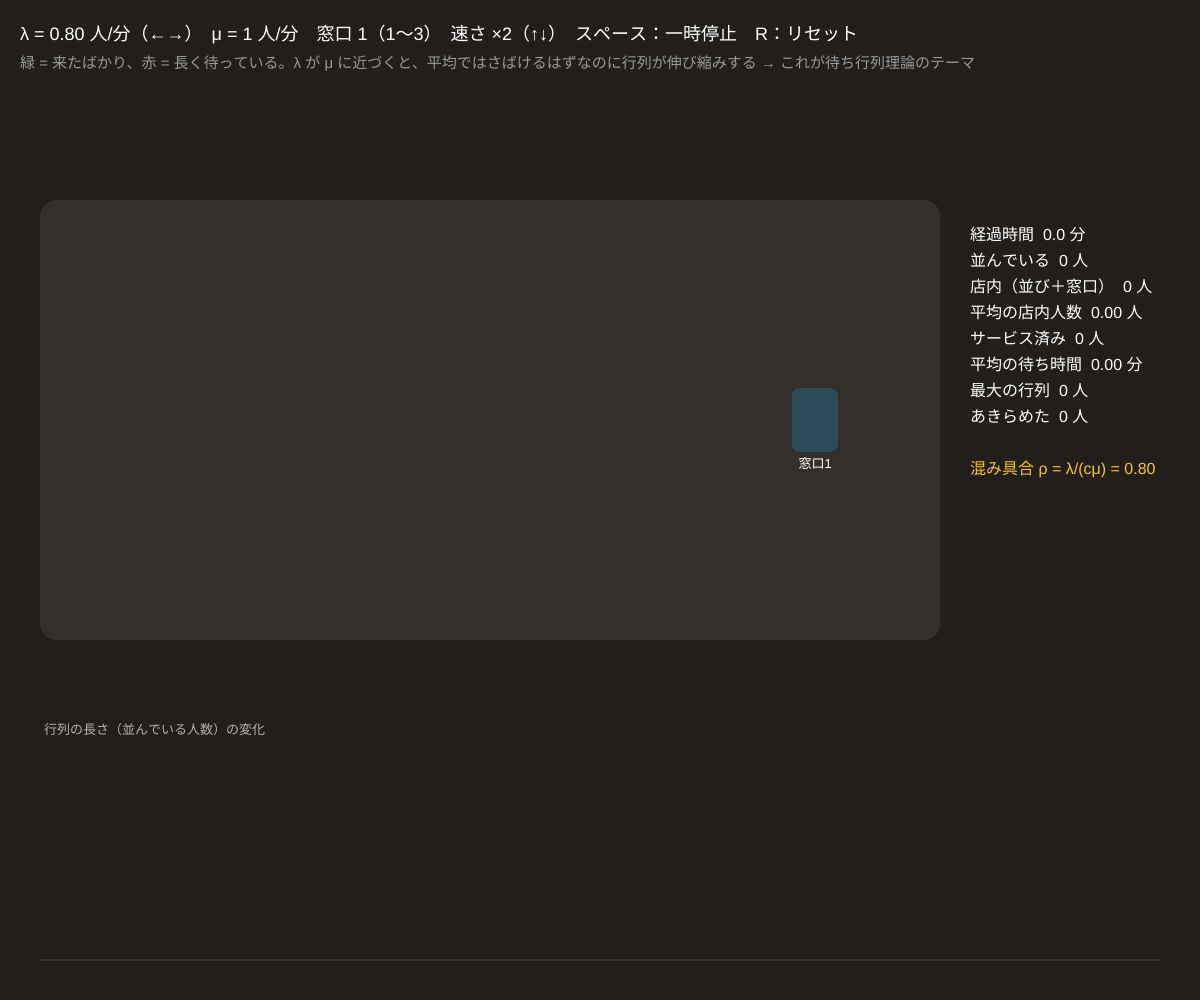
Frame 1 (no input)
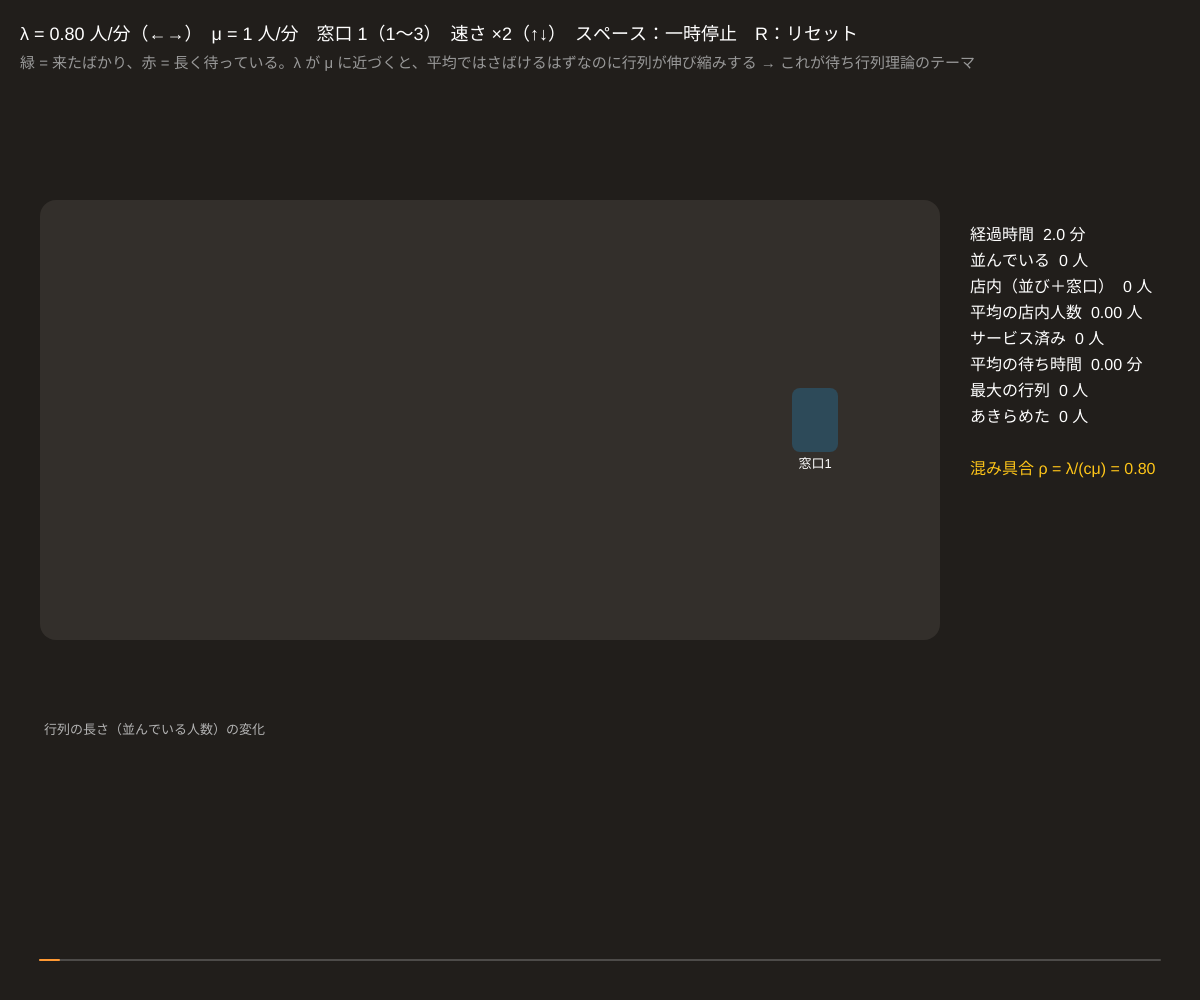
Frame 60 (no input)
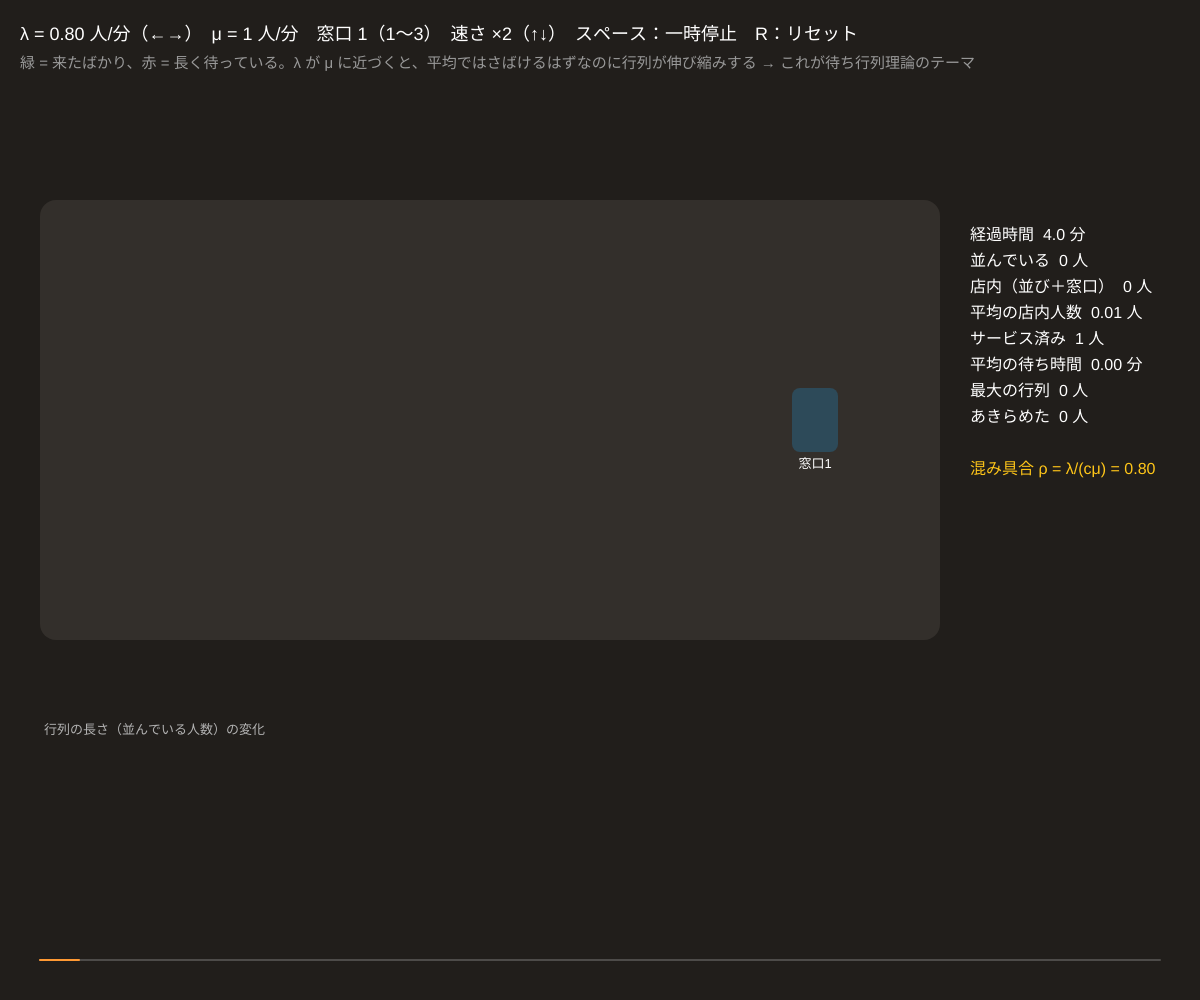
Frame 120 (the mouse pressed at the canvas centre since frame 60)

The p5.js sketch that drew these frames (run headless with seeded random() and noise() and a simulated clock; from frame 60 on, the mouse is pressed at the canvas centre):

// p5.js sketch
// ── sketch.js
// ============================================
// 00 行列を観察する
// お店に客がランダムにやってきて、窓口で 1 人ずつサービスを受けて帰っていく
//   行列の長さと待ち時間は「平均の到着の速さ λ」と「1 窓口の平均のサービスの速さ μ」で決まる。まずはじっくり眺めよう
// ↑↓ = 時間の速さ / ←→ = 到着の速さ λ / 1・2・3 = 窓口の数 / スペース = 一時停止 / R = リセット
// ============================================

let lambda = 0.8;      // ★ 1 分あたりの平均到着人数
let mu = 1.0;          // ★ 1 つの窓口が 1 分あたりにさばく平均人数
let nDesk = 1;         // 窓口の数
let speed = 2;         // ★ シミュレーションの速さ（1 秒で何分進むか）
let maxLine = 120;     // ★ これ以上並んでいたら入店をあきらめる
let paused = false;
let simT, nextArr;
let people = [];       // 画面に出ている客 {arr, start, end, state, x, y, tx, ty}
let desks = [];        // 窓口ごとにサービス中の客（いなければ null）
let waitLine = [];     // 並んでいる客（先頭が [0]）
let served, sumWait, maxQ, balked, areaN, lenRec;

function setup() {
  createCanvas(windowWidth, windowHeight);
  colorMode(HSB, 360, 100, 100, 100);
  resetAll();
}

function resetAll() {
  simT = 0; nextArr = expRand(lambda);
  people = []; waitLine = []; desks = [];
  for (let i = 0; i < nDesk; i++) desks.push(null);
  served = 0; sumWait = 0; maxQ = 0; balked = 0; areaN = 0; lenRec = [];
}

function deskPos(i) { return { x: width * 0.66, y: height * 0.42 + (i - (nDesk - 1) / 2) * 90 }; }
function linePos(i) { return { x: width * 0.58 - i * 28, y: height * 0.42 + (i > 0 ? sin(i * 0.9) * 3 : 0) }; }

// ★ 1 つの事件（到着・サービス終了）ずつ時間を進める
function advance(tEnd) {
  while (true) {
    let tDone = Infinity, di = -1;
    for (let i = 0; i < nDesk; i++) if (desks[i] && desks[i].end < tDone) { tDone = desks[i].end; di = i; }
    let tn = min(nextArr, tDone);
    if (tn > tEnd) break;
    areaN += inSystem() * (tn - simT);
    simT = tn;
    if (nextArr <= tDone) {                                   // 到着
      nextArr = simT + expRand(lambda);
      if (waitLine.length >= maxLine) { balked++; continue; }
      let p = { arr: simT, start: -1, end: -1, state: 'wait', x: -20, y: height * 0.42, tx: 0, ty: 0 };
      people.push(p); waitLine.push(p);
    } else {                                                  // サービス終了
      desks[di].state = 'done'; desks[di] = null; served++;
    }
    // 空いた窓口に先頭の客を入れる
    for (let i = 0; i < nDesk; i++) {
      if (!desks[i] && waitLine.length > 0) {
        let p = waitLine.shift();
        p.start = simT; p.end = simT + expRand(mu); p.state = 'serve'; p.desk = i;
        desks[i] = p; sumWait += p.start - p.arr;
      }
    }
    maxQ = max(maxQ, waitLine.length);
  }
  areaN += inSystem() * (tEnd - simT);
  simT = tEnd;
}
function inSystem() { let n = waitLine.length; for (let d of desks) if (d) n++; return n; }

function draw() {
  background(30, 20, 13);
  if (!paused) advance(simT + speed / 60);
  if (frameCount % 3 === 0 && !paused) { lenRec.push(waitLine.length); if (lenRec.length > width - 80) lenRec.shift(); }

  // 店（床と窓口）
  noStroke();
  fill(30, 15, 20); rect(40, height * 0.2, width * 0.75, height * 0.44, 16);
  for (let i = 0; i < nDesk; i++) {
    let d = deskPos(i);
    fill(200, 50, desks[i] ? 70 : 35); rect(d.x, d.y - 32, 46, 64, 8);
    fill(0, 0, 100); textSize(13); textAlign(CENTER, CENTER); text('窓口' + (i + 1), d.x + 23, d.y + 44); textAlign(LEFT, BASELINE);
    if (desks[i]) {  // 残りのサービス時間のバー
      let p = desks[i], f = constrain((simT - p.start) / max(p.end - p.start, 1e-6), 0, 1);
      fill(0, 0, 100, 25); rect(d.x + 52, d.y - 30, 8, 60, 3);
      fill(140, 70, 95); rect(d.x + 52, d.y + 30 - 60 * f, 8, 60 * f, 3);
    }
  }
  // 客の目標位置を決めて、なめらかに動かす
  for (let i = 0; i < waitLine.length; i++) { let q = linePos(i); waitLine[i].tx = q.x; waitLine[i].ty = q.y; }
  for (let p of people) {
    if (p.state === 'serve') { let d = deskPos(p.desk); p.tx = d.x - 22; p.ty = d.y; }
    if (p.state === 'done') { p.tx = width + 40; p.ty = height * 0.42; }
    p.x += (p.tx - p.x) * 0.25; p.y += (p.ty - p.y) * 0.25;
    let w = (p.start < 0 ? simT : p.start) - p.arr;           // 待った時間で色を変える
    fill(constrain(140 - w * 25, 0, 140), 70, 95, p.state === 'done' ? 50 : 100);
    circle(p.x, p.y, 20);
  }
  people = people.filter((p) => !(p.state === 'done' && p.x > width + 20));

  // 行列の長さの時間変化
  let gy = height - 40, gh = height * 0.22;
  stroke(0, 0, 100, 20); line(40, gy, width - 40, gy);
  noFill(); stroke(30, 80, 100); strokeWeight(2);
  beginShape();
  for (let i = 0; i < lenRec.length; i++) vertex(40 + i, gy - min(lenRec[i] * 6, gh));
  endShape();
  noStroke(); fill(0, 0, 70); textSize(13); text('行列の長さ（並んでいる人数）の変化', 44, gy - gh - 6);

  // 数字のパネル
  let px = width * 0.8 + 10, py = height * 0.24;
  let rho = lambda / (nDesk * mu);
  fill(0, 0, 100); textSize(16);
  let rows = ['経過時間  ' + nf(simT, 1, 1) + ' 分', '並んでいる  ' + waitLine.length + ' 人', '店内（並び＋窓口）  ' + inSystem() + ' 人',
    '平均の店内人数  ' + nf(areaN / max(simT, 1e-6), 1, 2) + ' 人', 'サービス済み  ' + served + ' 人', '平均の待ち時間  ' + nf(sumWait / max(served + nBusy(), 1), 1, 2) + ' 分',
    '最大の行列  ' + maxQ + ' 人', 'あきらめた  ' + balked + ' 人', '', '混み具合 ρ = λ/(cμ) = ' + nf(rho, 1, 2)];
  for (let i = 0; i < rows.length; i++) { if (i === 9) fill(rho >= 1 ? color(0, 80, 100) : color(45, 90, 100)); text(rows[i], px, py + i * 26); }

  fill(0, 0, 100); textSize(18);
  text('λ = ' + nf(lambda, 1, 2) + ' 人/分（←→）　μ = ' + mu + ' 人/分　窓口 ' + nDesk + '（1〜3）　速さ ×' + speed + '（↑↓）　' + (paused ? '一時停止中（スペース）' : 'スペース：一時停止') + '　R：リセット', 20, 40);
  fill(0, 0, 60); textSize(15);
  text('緑 = 来たばかり、赤 = 長く待っている。λ が μ に近づくと、平均ではさばけるはずなのに行列が伸び縮みする → これが待ち行列理論のテーマ', 20, 68);
}
function nBusy() { let n = 0; for (let d of desks) if (d) n++; return n; }

function keyPressed() {
  if (key === UP_ARROW) speed = min(32, speed * 2);
  if (key === DOWN_ARROW) speed = max(0.25, speed / 2);
  if (key === RIGHT_ARROW) lambda = min(3, lambda + 0.1);
  if (key === LEFT_ARROW) lambda = max(0.1, lambda - 0.1);
  if (key === '1' || key === '2' || key === '3') { nDesk = int(key); resetAll(); }
  if (key === ' ') paused = !paused;
  if (key === 'r' || key === 'R') resetAll();
  lambda = round(lambda * 10) / 10;
}

// ---------- やってみよう ----------
// 1. λ = 0.5, 0.8, 0.95 で 5 分ずつ眺める。平均の待ち時間はどう変わる？（予想 → 03 で式と比べる）
// 2. λ を 1.2 にすると μ = 1 を超える。窓口 1 つでは行列はどうなる？ 2 を押して窓口を増やすと？
// 3. μ を 2 にして窓口 1 つと、μ = 1 で窓口 2 つはどちらが空いている？（06 で答え合わせ）
// 4. expRand(mu) を 1 / mu（いつも同じ時間）に変えると行列はどう変わる？（08 のテーマ）

// ==================================================
// ここから下は「道具」
// ==================================================
// 平均 1/rate の指数分布の乱数（次の到着までの時間など）
function expRand(rate) { return -Math.log(1 - Math.random()) / rate; }
